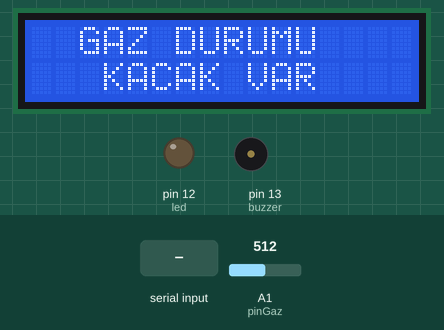
Simulated run of this sketch. Board: Arduino Uno, built with avr-gcc and run on an emulated ATmega328P. Shown: 16×2 character LCD, output pins drawn as LEDs (lit = HIGH), buzzer (waves = sounding, pin HIGH). The test bench sets the inputs (shaded band); at power-on: A1 (pinGaz) = 512. What the sketch prints to the serial monitor is not drawn.

Above: at 1.2 s.
1.3 s: A1 (pinGaz) set to 314
3.0 s: A1 (pinGaz) set to 292
At 4.1 s:
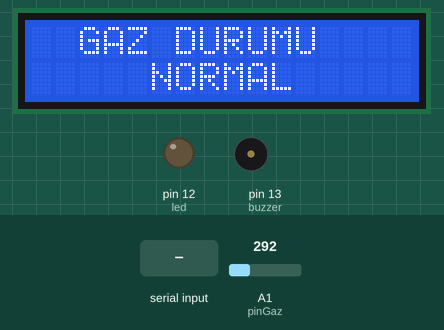
4.5 s: "a" received over Serial
At 6.2 s:
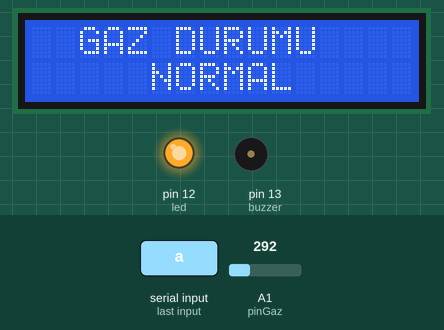
6.6 s: A1 (pinGaz) set to 306
At 8.3 s:
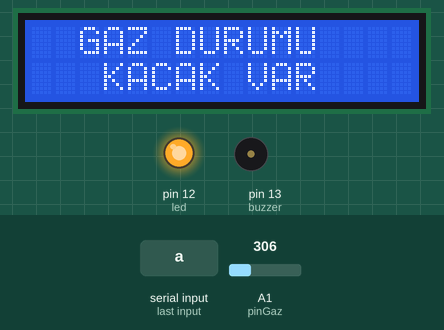
11.6 s: A1 (pinGaz) set to 290
At 12.5 s:
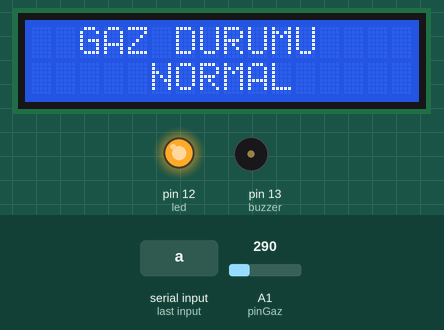
13.1 s: A1 (pinGaz) set to 310
At 13.81 s:
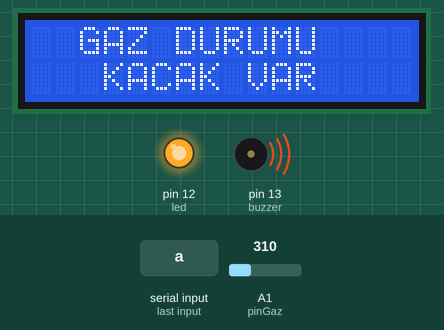
Timing chart, 0 to 19.1 s (numbered marks = the images above; inputs shaded):
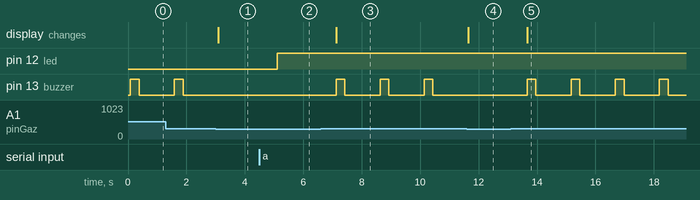

The sketch:

gaz_sensoru.ino
```cpp
//7 6 5 4 3 2 1 0 E RW RS V0 VDD VSS 15 16
#include<LiquidCrystal.h>
LiquidCrystal lcd(3,4,5,6,7,8);
const int pinGaz=A1;
const int buzzer=13;
const int led=12;
void setup()
{
 lcd.begin(16,2);
 pinMode(pinGaz,INPUT);
 pinMode(buzzer,OUTPUT);
 pinMode(led,OUTPUT);
 Serial.begin(9600);
  lcd.clear();
  lcd.home();
  lcd.print("  GAZ DURUMU");
  lcd.setCursor(0,1);
  lcd.print("     NORMAL");
}

void loop()
{
  int gazOku=analogRead(pinGaz);
//  Serial.println(gazOku);
 int okunan=Serial.read();
 if(okunan=='a')
 {
  digitalWrite(led,HIGH);
 }
 if(okunan=='b'){
  digitalWrite(led,LOW);
 }
  if(gazOku<300)
  {
    Serial.print("a");

    lcd.clear();
    lcd.home();
    lcd.print("  GAZ DURUMU");
    lcd.setCursor(0,1);
    lcd.print("     NORMAL");
  }

  else
  {
    Serial.print("b");
    lcd.clear();
    lcd.home();
    lcd.print("  GAZ DURUMU");
    lcd.setCursor(0,1);
    lcd.print("   KACAK VAR");
    digitalWrite(buzzer,HIGH);
    delay(300);
    digitalWrite(buzzer,LOW);
    delay(200);
  }
  delay(1000);
}
```

Measured:
- the behaviour switches between 300 and 299 on A1 (pinGaz) (found by bisection; images 0 and 1)
- after the input at 3.0 s, pin 13 (buzzer): stays LOW (without the input it goes to HIGH after 0.09 s); the display: changes after 0.09 s (image 1)
- after the input at 4.5 s, pin 12 (led): LOW → HIGH after 0.60 s
- after the input at 6.6 s, pin 13 (buzzer): alternates HIGH for 0.30 s and LOW for 1.2 s, starting after 0.52 s; the display: changes after 0.52 s (image 3)
- after the input at 11.6 s, pin 13 (buzzer): stays LOW (without the input it goes to HIGH after 0.05 s); the display: changes after 0.05 s (image 4)
- after the input at 13.1 s, pin 13 (buzzer): alternates HIGH for 0.30 s and LOW for 1.2 s, starting after 0.56 s; the display: changes after 0.56 s (image 5)
